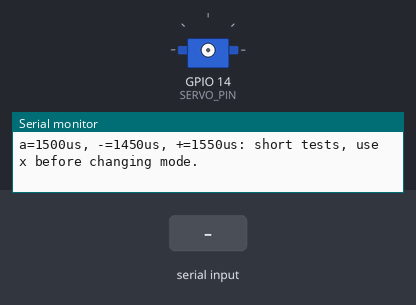
Simulated run of this sketch. Board: ESP32. On the bench: servo, the last lines printed to the serial monitor. The inputs (shaded band) are chosen by the test bench. Servo pulses on a pin are drawn as a servo (544–2400 µs = 0–180°).

Above: at 1.2 s.
1.3 s: "s" received over Serial
At 4.0 s:
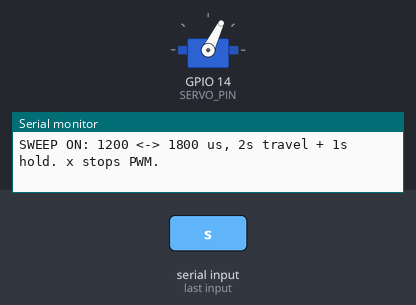
4.3 s: "a" received over Serial
7.3 s: "x" received over Serial
At 8.4 s:
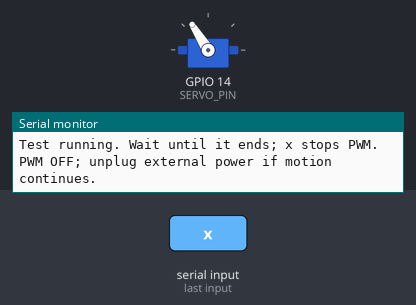
8.8 s: "-" received over Serial
At 9.6 s:
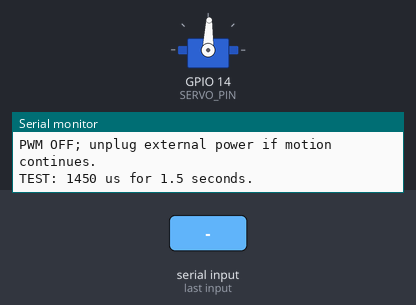
Timing chart, 0 to 11.8 s (numbered marks = the images above; inputs shaded):
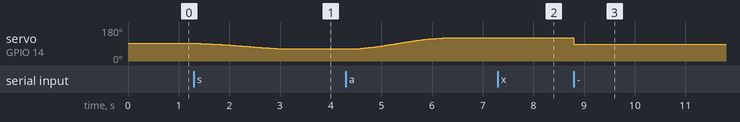

The sketch:

servo-test.ino
```cpp
/*
  Servo-only test: Adafruit Feather ESP32 V2, Arduino-ESP32 3.x/4.x.
  No additional libraries. GPIO14 (h16 -> j16) is the servo signal.
  Servo uses external 5V; connect supply GND to Feather GND.
  Disconnect LED power and DIN. Disconnect flower linkage before testing.
  Upload with external servo power disconnected.
  Serial Monitor: 115200 baud, any line ending.
  a: 1500us, -: 1450us, +: 1550us; each test lasts 1.5 seconds.
  s: repeat 1200..1800us sweep (2s travel, 1s hold); x stops.
  This commands positions, not continuous rotation or measured angles.
  x: disable PWM. This does NOT disconnect servo electrical power.
*/
#include <Arduino.h>

constexpr uint8_t SERVO_PIN = 14;
constexpr uint32_t TEST_MS = 1500;
bool servoEnabled = false;
uint32_t testStarted = 0;
bool sweeping = false;
uint32_t sweepStarted = 0, lastFrame = 0;
constexpr uint16_t SWEEP_MIN_US = 1200, SWEEP_MAX_US = 1800;
constexpr uint32_t MOVE_MS = 2000, HOLD_MS = 1000;

void stopServo() {
  if (servoEnabled) ledcDetach(SERVO_PIN);
  pinMode(SERVO_PIN, OUTPUT);
  digitalWrite(SERVO_PIN, LOW);
  servoEnabled = false;
  sweeping = false;
}

bool writePulse(uint16_t pulseUs) {
  const uint32_t duty = (uint32_t(pulseUs) * 65535UL + 10000UL) / 20000UL;
  if (ledcWrite(SERVO_PIN, duty)) return true;
  stopServo();
  Serial.println("ERROR: PWM write failed.");
  return false;
}

void startTest(uint16_t pulseUs) {
  // Repeated input cannot extend a running test indefinitely.
  if (servoEnabled) {
    Serial.println("Test running. Wait until it ends; x stops PWM.");
    return;
  }
  if (!ledcAttachChannel(SERVO_PIN, 50, 16, 0)) {
    Serial.println("ERROR: PWM setup failed. Select Feather ESP32 V2.");
    return;
  }
  servoEnabled = true;
  if (!writePulse(pulseUs)) return;
  testStarted = millis();
  Serial.printf("TEST: %u us for 1.5 seconds.\n", pulseUs);
}

void startSweep() {
  if (sweeping) return;
  stopServo();
  if (!ledcAttachChannel(SERVO_PIN, 50, 16, 0)) {
    Serial.println("ERROR: PWM setup failed.");
    return;
  }
  servoEnabled = true;
  if (!writePulse(1500)) return;
  sweeping = true;
  sweepStarted = millis();
  lastFrame = sweepStarted;
  Serial.println("SWEEP ON: 1200 <-> 1800 us, 2s travel + 1s hold. x stops PWM.");
}

void tickSweep() {
  if (!sweeping || !servoEnabled) return;
  const uint32_t now = millis();
  if (now - lastFrame < 20) return;
  lastFrame = now;
  const uint32_t elapsed = now - sweepStarted;
  float pulse;
  // First approach from center to the low endpoint over two seconds.
  if (elapsed < MOVE_MS) {
    float t = float(elapsed) / MOVE_MS;
    t = t * t * (3 - 2 * t);
    pulse = 1500 + (float(SWEEP_MIN_US) - 1500) * t;
  } else {
    const uint32_t phase = (elapsed - MOVE_MS) % (2 * (MOVE_MS + HOLD_MS));
    float t;
    if (phase < HOLD_MS) t = 0;
    else if (phase < HOLD_MS + MOVE_MS) t = float(phase - HOLD_MS) / MOVE_MS;
    else if (phase < 2 * HOLD_MS + MOVE_MS) t = 1;
    else t = 1 - float(phase - 2 * HOLD_MS - MOVE_MS) / MOVE_MS;
    t = t * t * (3 - 2 * t);
    pulse = SWEEP_MIN_US + (SWEEP_MAX_US - SWEEP_MIN_US) * t;
  }
  writePulse(uint16_t(pulse + 0.5f));
}

void setup() {
  Serial.begin(115200);
  stopServo();
  pinMode(27, INPUT);  // LED data is unused; keep LED DIN disconnected.
  Serial.println("SERVO ONLY READY. No motion until a command is received.");
  Serial.println("Disconnect linkage. s=large repeating sweep; x=PWM off.");
  Serial.println("a=1500us, -=1450us, +=1550us: short tests, use x before changing mode.");
}

void loop() {
  if (servoEnabled && !sweeping && millis() - testStarted >= TEST_MS) {
    stopServo();
    Serial.println("Test ended. PWM OFF; servo power is still connected.");
  }
  for (uint8_t n = 0; n < 16 && Serial.available(); ++n) {
    const char command = Serial.read();
    switch (command) {
      case 's': startSweep(); break;
      case 'a': startTest(1500); break;
      case '-': startTest(1450); break;
      case '+': startTest(1550); break;
      case 'x':
        stopServo();
        Serial.println("PWM OFF; unplug external power if motion continues.");
        break;
      default: break;
    }
  }
  tickSweep();
  delay(1);
}
```

Measured:
- after the input at 1.3 s, servo on GPIO 14 (SERVO_PIN): moves from 93° to 64° over 1.7 s, starting after 0.12 s
- after the input at 7.3 s, servo on GPIO 14 (SERVO_PIN): stays 122° (without the input it goes to 121° after 0.10 s)
- after the input at 8.8 s, servo on GPIO 14 (SERVO_PIN): 122° → 88° at once
